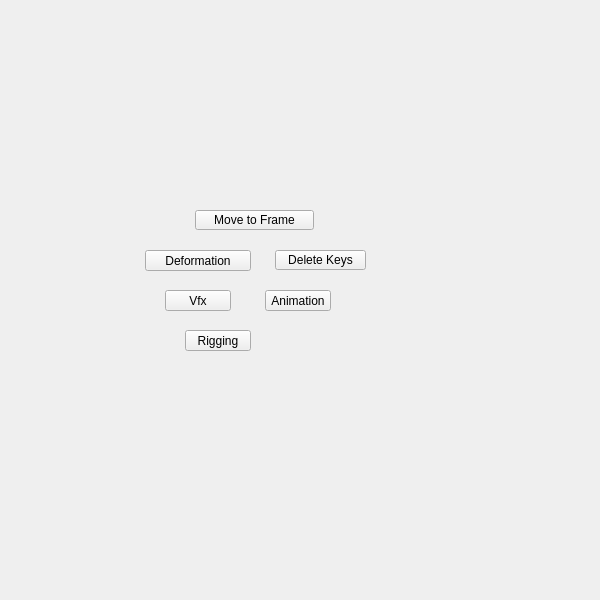
<?xml version="1.0" encoding="UTF-8"?>
<ui version="4.0">
 <class>QtUi</class>
 <widget class="QMainWindow" name="QtUi">
  <property name="enabled">
   <bool>true</bool>
  </property>
  <property name="geometry">
   <rect>
    <x>0</x>
    <y>0</y>
    <width>600</width>
    <height>600</height>
   </rect>
  </property>
  <property name="sizePolicy">
   <sizepolicy hsizetype="Ignored" vsizetype="Ignored">
    <horstretch>0</horstretch>
    <verstretch>0</verstretch>
   </sizepolicy>
  </property>
  <property name="minimumSize">
   <size>
    <width>0</width>
    <height>0</height>
   </size>
  </property>
  <property name="maximumSize">
   <size>
    <width>600</width>
    <height>600</height>
   </size>
  </property>
  <property name="cursor">
   <cursorShape>ArrowCursor</cursorShape>
  </property>
  <property name="windowTitle">
   <string>Toolkit</string>
  </property>
  <property name="whatsThis">
   <string>main</string>
  </property>
  <property name="toolButtonStyle">
   <enum>Qt::ToolButtonIconOnly</enum>
  </property>
  <property name="tabShape">
   <enum>QTabWidget::Triangular</enum>
  </property>
  <property name="dockNestingEnabled">
   <bool>true</bool>
  </property>
  <property name="dockOptions">
   <set>QMainWindow::AllowNestedDocks|QMainWindow::AllowTabbedDocks|QMainWindow::AnimatedDocks|QMainWindow::ForceTabbedDocks</set>
  </property>
  <widget class="QWidget" name="mainWindow">
   <property name="sizePolicy">
    <sizepolicy hsizetype="Ignored" vsizetype="Ignored">
     <horstretch>0</horstretch>
     <verstretch>0</verstretch>
    </sizepolicy>
   </property>
   <widget class="QPushButton" name="i013">
    <property name="geometry">
     <rect>
      <x>265</x>
      <y>290</y>
      <width>66</width>
      <height>21</height>
     </rect>
    </property>
    <property name="minimumSize">
     <size>
      <width>0</width>
      <height>21</height>
     </size>
    </property>
    <property name="maximumSize">
     <size>
      <width>999</width>
      <height>21</height>
     </size>
    </property>
    <property name="whatsThis">
     <string>animation</string>
    </property>
    <property name="text">
     <string>Animation</string>
    </property>
   </widget>
   <widget class="QPushButton" name="i024">
    <property name="geometry">
     <rect>
      <x>165</x>
      <y>290</y>
      <width>66</width>
      <height>21</height>
     </rect>
    </property>
    <property name="minimumSize">
     <size>
      <width>0</width>
      <height>21</height>
     </size>
    </property>
    <property name="maximumSize">
     <size>
      <width>999</width>
      <height>21</height>
     </size>
    </property>
    <property name="whatsThis">
     <string>vfx</string>
    </property>
    <property name="text">
     <string>Vfx</string>
    </property>
   </widget>
   <widget class="QPushButton" name="i020">
    <property name="geometry">
     <rect>
      <x>145</x>
      <y>250</y>
      <width>106</width>
      <height>21</height>
     </rect>
    </property>
    <property name="minimumSize">
     <size>
      <width>0</width>
      <height>21</height>
     </size>
    </property>
    <property name="maximumSize">
     <size>
      <width>999</width>
      <height>21</height>
     </size>
    </property>
    <property name="whatsThis">
     <string>deformation</string>
    </property>
    <property name="text">
     <string>Deformation</string>
    </property>
   </widget>
   <widget class="QPushButton" name="i016">
    <property name="geometry">
     <rect>
      <x>185</x>
      <y>330</y>
      <width>66</width>
      <height>21</height>
     </rect>
    </property>
    <property name="minimumSize">
     <size>
      <width>0</width>
      <height>21</height>
     </size>
    </property>
    <property name="maximumSize">
     <size>
      <width>999</width>
      <height>21</height>
     </size>
    </property>
    <property name="whatsThis">
     <string>rigging</string>
    </property>
    <property name="text">
     <string>Rigging</string>
    </property>
   </widget>
   <widget class="QPushButton" name="b000">
    <property name="enabled">
     <bool>true</bool>
    </property>
    <property name="geometry">
     <rect>
      <x>275</x>
      <y>250</y>
      <width>91</width>
      <height>20</height>
     </rect>
    </property>
    <property name="minimumSize">
     <size>
      <width>0</width>
      <height>20</height>
     </size>
    </property>
    <property name="maximumSize">
     <size>
      <width>999</width>
      <height>20</height>
     </size>
    </property>
    <property name="toolTip">
     <string>Delete keys for the currently selected object(s).</string>
    </property>
    <property name="text">
     <string>Delete Keys</string>
    </property>
    <property name="iconSize">
     <size>
      <width>18</width>
      <height>18</height>
     </size>
    </property>
   </widget>
   <widget class="PushButton" name="tb000">
    <property name="geometry">
     <rect>
      <x>195</x>
      <y>210</y>
      <width>119</width>
      <height>20</height>
     </rect>
    </property>
    <property name="minimumSize">
     <size>
      <width>0</width>
      <height>20</height>
     </size>
    </property>
    <property name="maximumSize">
     <size>
      <width>999</width>
      <height>20</height>
     </size>
    </property>
    <property name="toolTip">
     <string>&lt;html&gt;&lt;head/&gt;&lt;body&gt;&lt;p&gt;Set the current frame on the timeslider.&lt;/p&gt;&lt;/body&gt;&lt;/html&gt;</string>
    </property>
    <property name="text">
     <string>Move to Frame</string>
    </property>
    <property name="checkable">
     <bool>true</bool>
    </property>
   </widget>
  </widget>
 </widget>
 <customwidgets>
  <customwidget>
   <class>PushButton</class>
   <extends>QPushButton</extends>
   <header>widgets.pushbutton.h</header>
  </customwidget>
 </customwidgets>
 <resources/>
 <connections/>
 <designerdata>
  <property name="gridDeltaX">
   <number>5</number>
  </property>
  <property name="gridDeltaY">
   <number>10</number>
  </property>
  <property name="gridSnapX">
   <bool>true</bool>
  </property>
  <property name="gridSnapY">
   <bool>true</bool>
  </property>
  <property name="gridVisible">
   <bool>true</bool>
  </property>
 </designerdata>
</ui>
